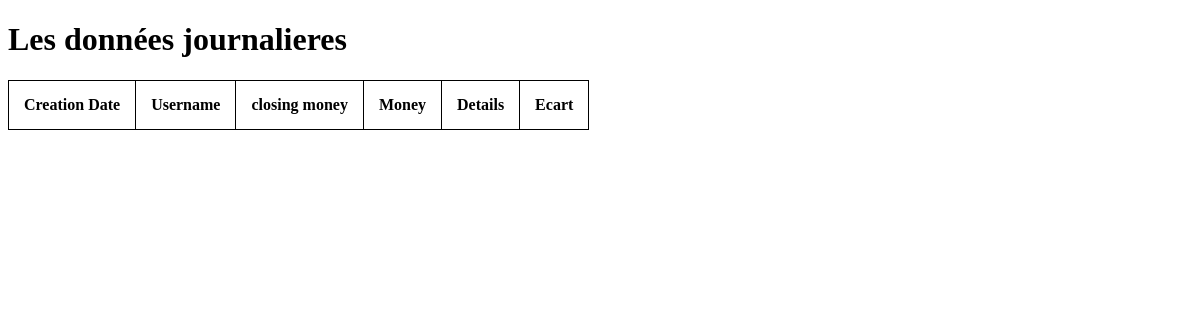
The app's page /cloture/visualiser/ (signed in), older data.
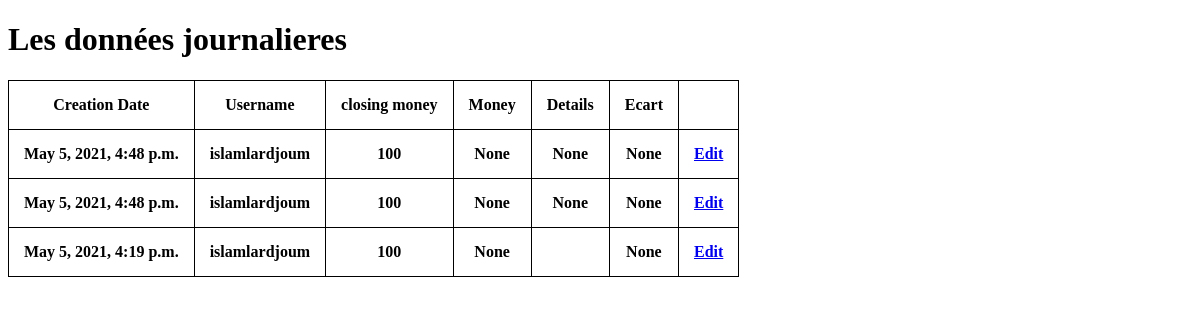
The same page, newer data.
### cloture/models.py (models this page shows)
class Closure(models.Model):
	creation_date = models.DateTimeField(auto_now_add=True)
	username = models.ForeignKey(User, on_delete=models.CASCADE)
	start_money = models.IntegerField()
	closure_money = models.IntegerField()
	closure_paper = models.IntegerField()
	money = models.DecimalField(decimal_places=2, max_digits=8, null=True, blank=True, default=0)
	details = models.CharField(max_length=200, blank=True, null=True)
	wasfa = models.DecimalField(decimal_places=2, max_digits=8, blank=True, null=True, default=0)
	real_money = models.DecimalField(decimal_places=2, max_digits=8, null=True, blank=True)
	ecart = models.DecimalField(decimal_places=2, max_digits=8, null=True, blank=True)

### cloture/views.py (the view)
# urls.py: path('visualiser/', showData, name="visualiser" ),
@login_required(login_url='login')
def showData(request):
	some_data = Closure.objects.all().order_by('-id')[:10]
	context = {
		'datas' : some_data
	}
	return render(request,'visualiser.html', context)

### cloture/templates/visualiser.html (shortened to what this page needs)
<!DOCTYPE html>
<html>
<head>
</head>
<body>
	<h1> Les données journalieres </h1>
	<table>
		<tr>
			<th>Creation Date</th>
			<th> Username</th>
			<th>closing money</th>
			<th> Money</th>
			<th>Details</th>
			<th>Ecart</th>
		</tr>
		{% for data in datas %}
		<tr id="{{data.id}}">
			<th>{{data.creation_date}}</th>
			<th>{{data.username}}</th>
			<th>{{data.closure_money}}</th>
			<th>{{data.money}}</th>
			<th>{{data.details}}</th>
			<th>{{data.ecart}}</th>
			<th><a href="{% url 'editus' data.id %}">Edit</a></th>
		</tr>
		{% endfor %}
	</table>
</body>
</html>

Row changes from the older to the newer data that the page shows:
added Closure: creation_date "May 5, 2021, 4:48 p.m.", username "islamlardjoum", closure_money "100", money "None", details "None", ecart "None"
added Closure: creation_date "May 5, 2021, 4:48 p.m.", username "islamlardjoum", closure_money "100", money "None", details "None", ecart "None"
added Closure: creation_date "May 5, 2021, 4:19 p.m.", username "islamlardjoum", closure_money "100", money "None", ecart "None"
